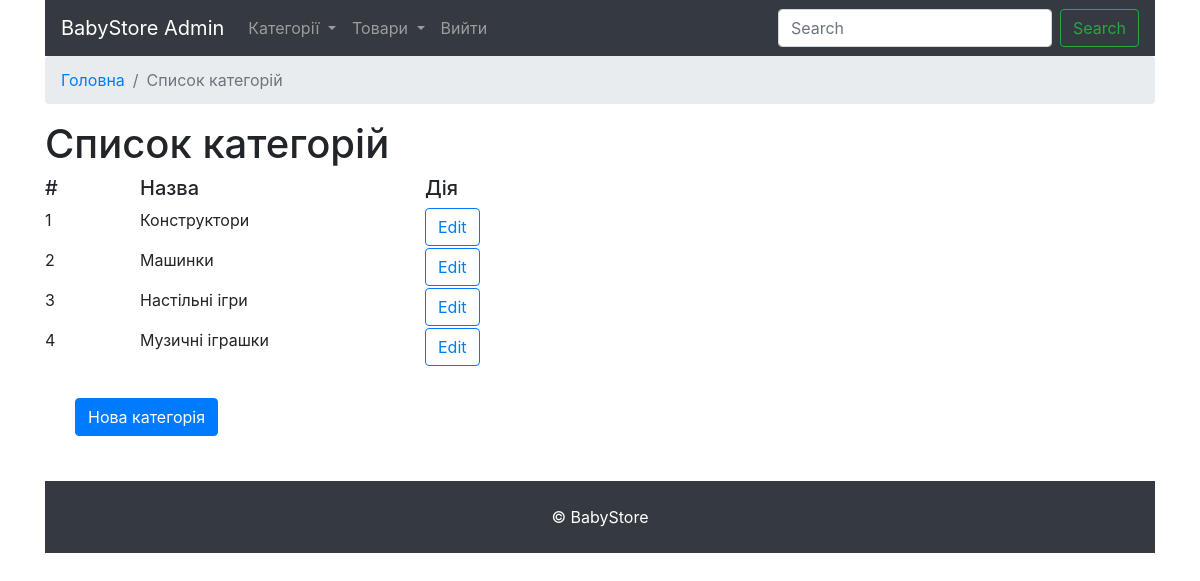
The app's page /admin/category_list.php with its own data.
### tables this page shows
CREATE TABLE `category` (
  `category_id` int(11) NOT NULL,
  `name` varchar(255) NOT NULL,
  `description` text NOT NULL
);

### functions.php (called while the page is built, shortened)
<?php
function getCategories(PDO $connection) {
	$sql = "SELECT * FROM category";
	$stmt = $connection->prepare($sql);
	$stmt->execute();
	$categories = $stmt->fetchAll();
	return $categories;
}

### admin/category_list.php (the view, shortened to what this page needs)
<?php
	include("../functions.php");
	$connection = connect();
	$categories = getCategories($connection);
?>
<?php include("header.php"); ?>
<main>
	<div class="container">
		<form action="categoryNew.php">
		<div class="row">
			<div class="col-12">
				<h1>Список категорій</h1>
			</div>
		</div>
		<div class="row">
			<div class="col-12 col-md-4 col-lg-1">
				<h5>#</h5>
			</div>
			<div class="col-12 col-md-4 col-lg-3">
				<h5>Назва</h5>
			</div>
			<div class="col-12 col-md-4 col-lg-3">
				<h5>Дія</h5>
			</div>
		</div>
			<?php foreach($categories as $categoryItem) : ?>
				<div class="row">
					<div class="col-12 col-md-4 col-lg-1">
						<p><?= $categoryItem['category_id']; ?></p>
					</div>
					<div class="col-12 col-md-4 col-lg-3">
						<p><?= $categoryItem['name']; ?></p>
					</div>
					<div class="col-12 col-md-4 col-lg-3">
							<button
								class="btn btn-outline-primary my-2 my-sm-0"
								type="submit"
								name="category_id"
								value="<?= $categoryItem['category_id']; ?>">
								Edit
							</button>
					</div>
				</div>
			<?php endforeach; ?>
		<div class="row">
			<div class="col-12" style="margin: 30px;">
   				<button
   					class="btn btn-primary my-2 my-sm-0"
   					type="submit"
   					name="category_id"
   					value="new">
   					Нова категорія
   				</button>
   			</div>
   		</div>
   		</form>
	</div>
</main>
<?php include("footer.php"); ?>

### records on screen
category: category_id "1", name "Конструктори"
category: category_id "2", name "Машинки"
category: category_id "3", name "Настільні ігри"
category: category_id "4", name "Музичні іграшки"

### other values on screen
$breadcrumbItem['text'] "Головна"
$breadcrumbItem['text'] "Список категорій"
